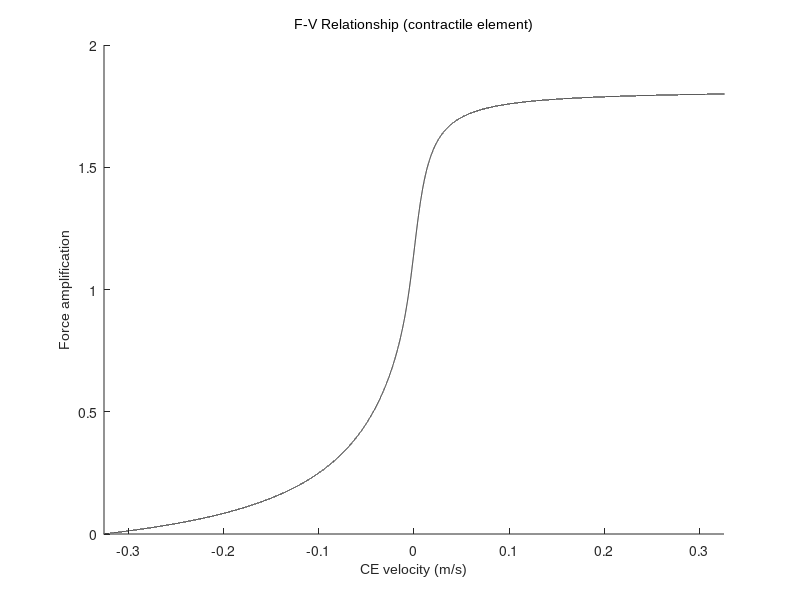
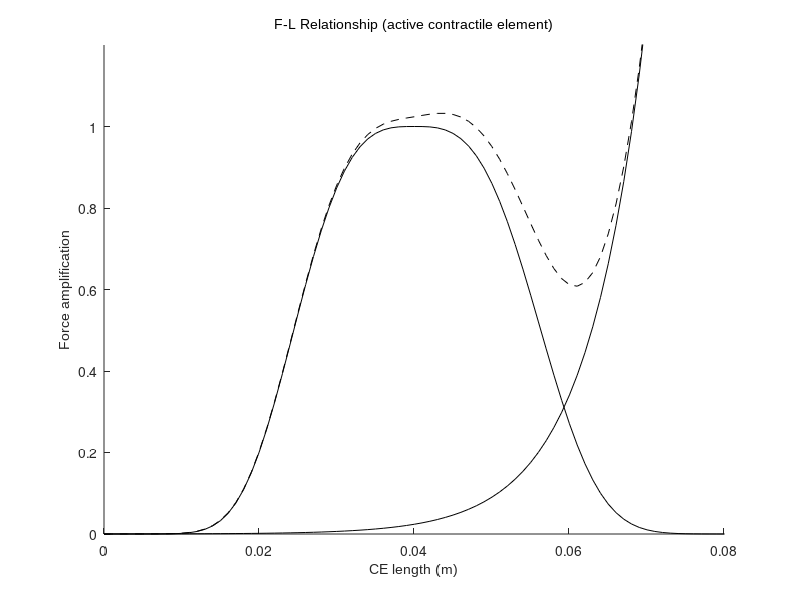
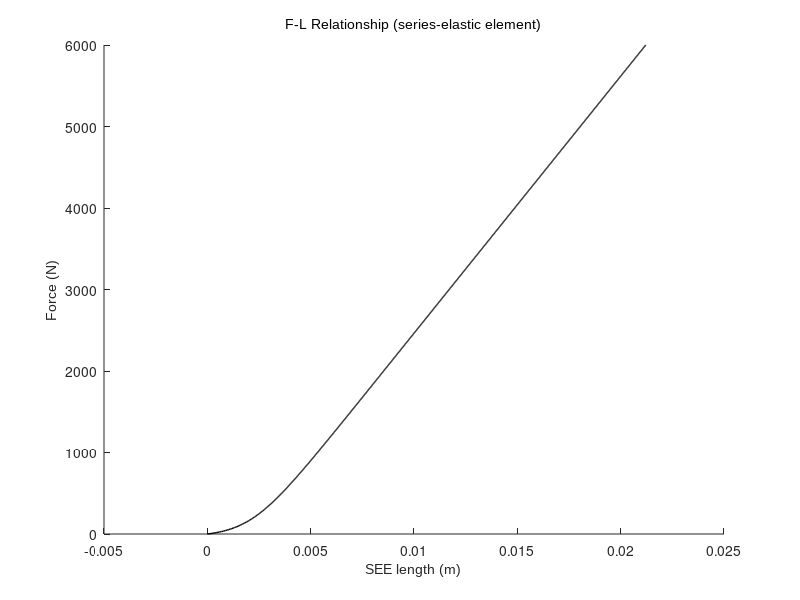
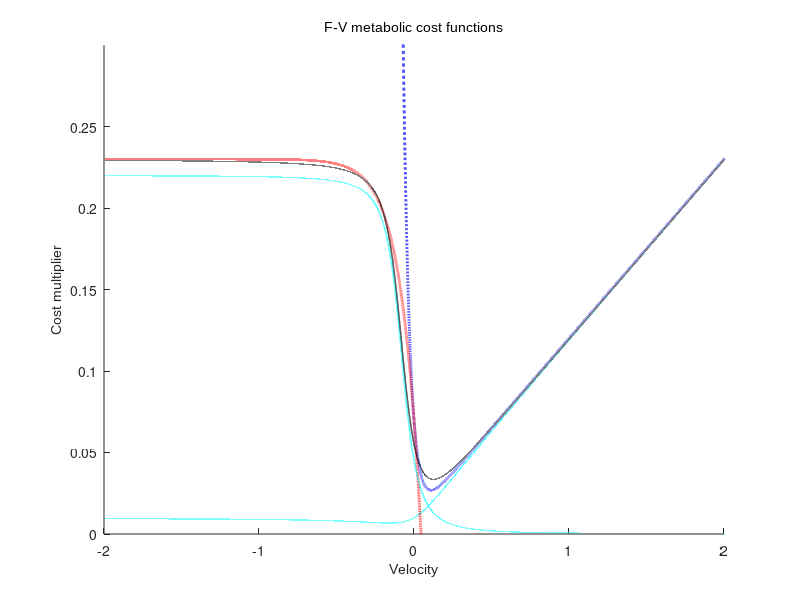

Write the MATLAB code that produced these figures, in order.
% MuscleFunctionTesting

clc
clear
close all


v = linspace(-2,2,5e5);
G = 0.17;
vmax = 0.326;

e = 0.01;

fp = (1-v/vmax)./(1+v/(G*vmax));
fn = 1.8-0.8*(1+v/vmax)./(1-7.56*v/(G*vmax));

% fpReg = (1-v)./(1+sqrt(v.^2+e^2)/(G+vmax));
% fnReg = (1+v)./(1+7.56*sqrt(v.^2+e^2)/(G+vmax));

% regP = 0.5.*(v+sqrt(v.^2+e^2))./sqrt(v.^2+e^2);
% regN = 0.5.*(-v+sqrt(v.^2+e^2))./sqrt(v.^2+e^2);
regP = 0.5*(v./sqrt(v.^2+e^2)+1);
regN = 0.5*(-v./sqrt(v.^2+e^2)+1);

fp_reg = fp.*0.5.*(v+sqrt(v.^2+e^2));

vabs = sqrt(v.^2+e^2);
f_reg = 0.5*(G*vmax)*( ...
	(1+v/vmax)./(G*vmax+vabs).*(1-v./vabs) + ...
	(1.8/(G*vmax)-0.8*(1-v/vmax)./(G*vmax+7.56*vabs)).*(1+v./vabs));

figure
hold on
handle1 = title('F-V Relationship (contractile element)');
set(handle1,'Fontname','Arial')
set(handle1,'Fontweight','normal')
set(handle1,'Fontsize',10)
handle1 = xlabel('CE velocity (m/s)');
set(handle1,'Fontname','Arial')
set(handle1,'Fontweight','normal')
set(handle1,'Fontsize',10)
handle1 = ylabel('Force amplification');
set(handle1,'Fontname','Arial')
set(handle1,'Fontweight','normal')
set(handle1,'Fontsize',10)
% plot(v,fn,'r--',v,fp,'b--','LineWidth',2)
plot(v,f_reg,'k-')
axis([-vmax,vmax,0,2])
hold off


% figure
% hold on
% plot(v(2:end),diff(f_reg)/(v(2)-v(1)),'k-')
% axis([-0.6,0.6,-50,50])
% hold off


l = linspace(0,1,1000);
l_ce0 = 0.04;

a_act = 3.19;
b_act = 0.87;
s_act = 0.39;
f_lce_act = exp(-abs(((l/l_ce0).^b_act-1)/s_act).^a_act);
f_len_reg = exp(-((((l/l_ce0).^b_act-1)/s_act).^2+e^2).^(a_act/2));



a_pas = 2.38e-2;
b_pas = 5.31;
f_lce_pas = a_pas*exp(b_pas*(l/l_ce0-1));

figure
hold on
handle1 = title('F-L Relationship (active contractile element)');
set(handle1,'Fontname','Arial')
set(handle1,'Fontweight','normal')
set(handle1,'Fontsize',10)
handle1 = xlabel('CE length (m)');
set(handle1,'Fontname','Arial')
set(handle1,'Fontweight','normal')
set(handle1,'Fontsize',10)
handle1 = ylabel('Force amplification');
set(handle1,'Fontname','Arial')
set(handle1,'Fontweight','normal')
set(handle1,'Fontsize',10)
% plot(l,f_lce_act,'r--', 'LineWidth',2)
plot(l,f_len_reg,'k-')
plot(l,f_lce_pas,'k-')
plot(l,f_len_reg+f_lce_pas,'k--')
axis([0,0.08,0,1.2])
hold off



Ksee = 315.4e3;
Q = 20;
fmax = 6000;

F_vec = linspace(0,6000,1e3);
L_vec = 1/Ksee*(F_vec + fmax/Q*log(1-0.9*exp(-Q/fmax*F_vec)) - fmax/Q*log(0.1));

figure(3)
hold on
handle1 = title('F-L Relationship (series-elastic element)');
set(handle1,'Fontname','Arial')
set(handle1,'Fontweight','normal')
set(handle1,'Fontsize',10)
handle1 = xlabel('SEE length (m)');
set(handle1,'Fontname','Arial')
set(handle1,'Fontweight','normal')
set(handle1,'Fontsize',10)
handle1 = ylabel('Force (N)');
set(handle1,'Fontname','Arial')
set(handle1,'Fontweight','normal')
set(handle1,'Fontsize',10)
plot(L_vec,F_vec,'k', 'LineWidth',1)
% axis([0,0.08,0,1.2])
hold off


% Metabolic cost functions
% Note: velocities signs flipped (contraction = negative)

f_met_n = 0.23-0.16*exp(8*v/vmax);
f_met_p = 0.01-0.11*(-v/vmax)+0.06*exp(-23*v/vmax);
% f_met_p_relax = f_met_p.*0.5.*((v/vmax)+((v/vmax).^2+e^2)).^(1/2);
f_met_p_relax = f_met_p.*0.5.*((v/vmax)+((v/vmax).^2+e^2).^(1/2))./((v/vmax).^2+e^2).^(1/2);
f_met_n_relax = f_met_n.*0.5.*(-(v/vmax)+((v/vmax).^2+e^2).^(1/2))./((v/vmax).^2+e^2).^(1/2);

e_fit1 = 0.11; %0.15
off_fit1 = -0.08; %-0.05
f_met_n_fit1 = 0.22*0.5.*(-(v/vmax-off_fit1)+((v/vmax-off_fit1).^2+e_fit1^2).^(1/2))./((v/vmax-off_fit1).^2+e_fit1^2).^(1/2);
e_fit2 = 0.2; % 0.01;
f_met_n_fit2 = 0.01+(0.11*(v/vmax))*0.5.*((v/vmax)+((v/vmax).^2+e_fit2^2).^(1/2))./((v/vmax).^2+e_fit2^2).^(1/2);

figure
hold on
handle1 = title('F-V metabolic cost functions');
set(handle1,'Fontname','Arial')
set(handle1,'Fontweight','normal')
set(handle1,'Fontsize',10)
handle1 = xlabel('Velocity');
set(handle1,'Fontname','Arial')
set(handle1,'Fontweight','normal')
set(handle1,'Fontsize',10)
handle1 = ylabel('Cost multiplier');
set(handle1,'Fontname','Arial')
set(handle1,'Fontweight','normal')
set(handle1,'Fontsize',10)
plot(v/vmax,f_met_p,'b--', 'LineWidth',2)
plot(v/vmax,f_met_n,'r--', 'LineWidth',2)
% plot(v/vmax,f_met_p_relax,'k-', 'LineWidth',1)
% plot(v/vmax,f_met_n_relax,'k-', 'LineWidth',1)
% plot(v/vmax,f_met_p_relax+f_met_n_relax,'k-', 'LineWidth',1)

plot(v/vmax,f_met_n_fit1,'c-', 'LineWidth',1)
plot(v/vmax,f_met_n_fit2,'c-', 'LineWidth',1)
plot(v/vmax,f_met_n_fit1+f_met_n_fit2,'k-', 'LineWidth',1)  %%%
% axis([-10,10,-1,1])
axis([-2,2,0,0.3])
hold off

